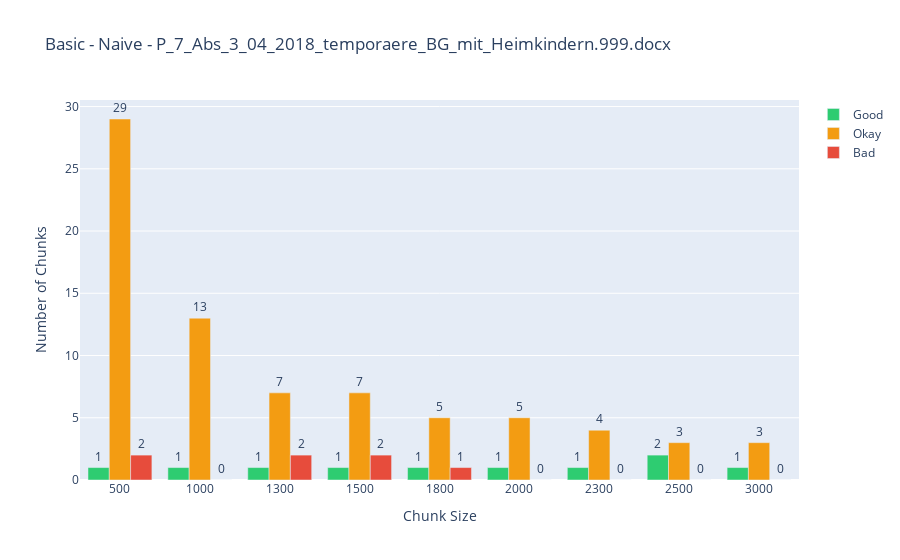
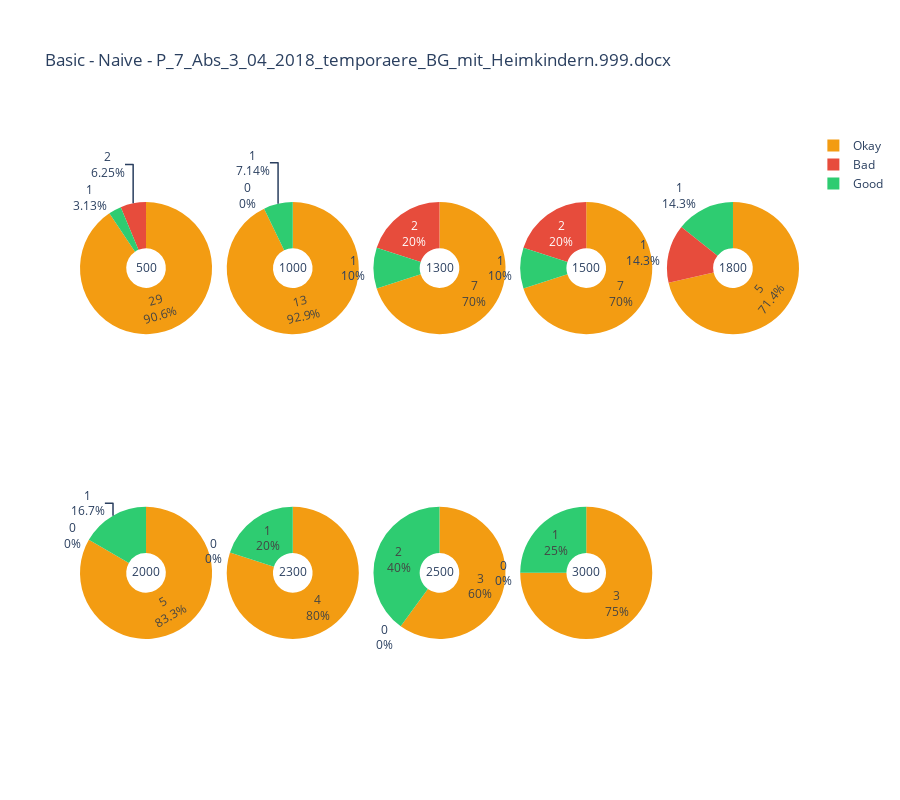

Notebook source saved alongside these figures, in order:
### Markdown cell above
##### Diagrams

### Code cell
mode = MODES[0]
create_bar_chart_one_file(basic_categories, mode, file_name, method).show()
create_pie_chart_one_file(basic_categories, mode, file_name, method).show()

### Figure 1 — Plotly figure (JSON) as saved in the notebook; plotly's stock layout.template omitted (floating-point values rounded to 4 significant figures)
{"data": [{"marker": {"color": "#2ecc71"}, "name": "Good", "text": [1, 1, 1, 1, 1, 1, 1, 2, 1], "textposition": "outside", "type": "bar", "x": [500, 1000, 1300, 1500, 1800, 2000, 2300, 2500, 3000], "y": [1, 1, 1, 1, 1, 1, 1, 2, 1]}, {"marker": {"color": "#f39c12"}, "name": "Okay", "text": [29, 13, 7, 7, 5, 5, 4, 3, 3], "textposition": "outside", "type": "bar", "x": [500, 1000, 1300, 1500, 1800, 2000, 2300, 2500, 3000], "y": [29, 13, 7, 7, 5, 5, 4, 3, 3]}, {"marker": {"color": "#e74c3c"}, "name": "Bad", "text": [2, 0, 2, 2, 1, 0, 0, 0, 0], "textposition": "outside", "type": "bar", "x": [500, 1000, 1300, 1500, 1800, 2000, 2300, 2500, 3000], "y": [2, 0, 2, 2, 1, 0, 0, 0, 0]}], "layout": {"barmode": "group", "title": {"text": "Basic - Naive - P_7_Abs_3_04_2018_temporaere_BG_mit_Heimkindern.999.docx"}, "uniformtext": {"minsize": 8, "mode": "hide"}, "xaxis": {"tickvals": [500, 1000, 1300, 1500, 1800, 2000, 2300, 2500, 3000], "title": {"text": "Chunk Size"}, "type": "category"}, "yaxis": {"title": {"text": "Number of Chunks"}}}}

### Figure 2 — Plotly figure (JSON) as saved in the notebook; plotly's stock layout.template omitted (floating-point values rounded to 4 significant figures)
{"data": [{"domain": {"column": 0, "row": 0}, "hole": 0.3, "labels": ["Good", "Okay", "Bad"], "marker": {"colors": ["#2ecc71", "#f39c12", "#e74c3c"]}, "name": "500", "textinfo": "value+percent", "title": {"text": "500"}, "type": "pie", "values": [1, 29, 2]}, {"domain": {"column": 1, "row": 0}, "hole": 0.3, "labels": ["Good", "Okay", "Bad"], "marker": {"colors": ["#2ecc71", "#f39c12", "#e74c3c"]}, "name": "1000", "textinfo": "value+percent", "title": {"text": "1000"}, "type": "pie", "values": [1, 13, 0]}, {"domain": {"column": 2, "row": 0}, "hole": 0.3, "labels": ["Good", "Okay", "Bad"], "marker": {"colors": ["#2ecc71", "#f39c12", "#e74c3c"]}, "name": "1300", "textinfo": "value+percent", "title": {"text": "1300"}, "type": "pie", "values": [1, 7, 2]}, {"domain": {"column": 3, "row": 0}, "hole": 0.3, "labels": ["Good", "Okay", "Bad"], "marker": {"colors": ["#2ecc71", "#f39c12", "#e74c3c"]}, "name": "1500", "textinfo": "value+percent", "title": {"text": "1500"}, "type": "pie", "values": [1, 7, 2]}, {"domain": {"column": 4, "row": 0}, "hole": 0.3, "labels": ["Good", "Okay", "Bad"], "marker": {"colors": ["#2ecc71", "#f39c12", "#e74c3c"]}, "name": "1800", "textinfo": "value+percent", "title": {"text": "1800"}, "type": "pie", "values": [1, 5, 1]}, {"domain": {"column": 0, "row": 1}, "hole": 0.3, "labels": ["Good", "Okay", "Bad"], "marker": {"colors": ["#2ecc71", "#f39c12", "#e74c3c"]}, "name": "2000", "textinfo": "value+percent", "title": {"text": "2000"}, "type": "pie", "values": [1, 5, 0]}, {"domain": {"column": 1, "row": 1}, "hole": 0.3, "labels": ["Good", "Okay", "Bad"], "marker": {"colors": ["#2ecc71", "#f39c12", "#e74c3c"]}, "name": "2300", "textinfo": "value+percent", "title": {"text": "2300"}, "type": "pie", "values": [1, 4, 0]}, {"domain": {"column": 2, "row": 1}, "hole": 0.3, "labels": ["Good", "Okay", "Bad"], "marker": {"colors": ["#2ecc71", "#f39c12", "#e74c3c"]}, "name": "2500", "textinfo": "value+percent", "title": {"text": "2500"}, "type": "pie", "values": [2, 3, 0]}, {"domain": {"column": 3, "row": 1}, "hole": 0.3, "labels": ["Good", "Okay", "Bad"], "marker": {"colors": ["#2ecc71", "#f39c12", "#e74c3c"]}, "name": "3000", "textinfo": "value+percent", "title": {"text": "3000"}, "type": "pie", "values": [1, 3, 0]}], "layout": {"grid": {"columns": 5, "rows": 2}, "height": 800, "title": {"text": "Basic - Naive - P_7_Abs_3_04_2018_temporaere_BG_mit_Heimkindern.999.docx"}, "uniformtext": {"minsize": 8, "mode": "hide"}}}
